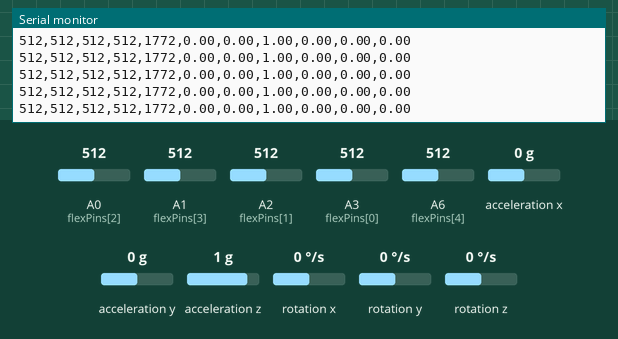
A sketch run on a simulated Arduino Nano, built with avr-gcc and run on an emulated ATmega328P. Parts: the last lines printed to the serial monitor. Wiring (inferred from the names in the program): MPU-6050 motion sensor at I2C address 0x68. The test bench sets the inputs (shaded band); at power-on: rotation x 0 °/s, A0 (flexPins[2]) = 512, A1 (flexPins[3]) = 512, A2 (flexPins[1]) = 512, A3 (flexPins[0]) = 512, A6 (flexPins[4]) = 512, acceleration x 0 g, acceleration y 0 g, acceleration z 1 g, rotation y 0 °/s, rotation z 0 °/s.

Above: at 1.2 s.
1.3 s: rotation x set to -192 °/s
At 1.35 s:
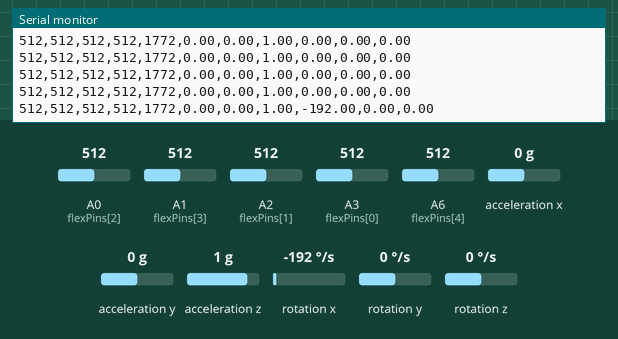
4.3 s: A0 (flexPins[2]) set to 716
At 4.31 s:
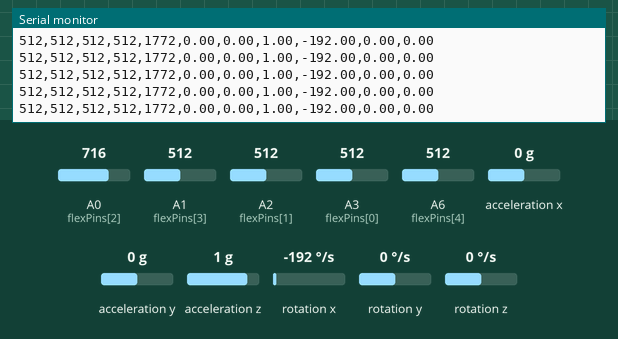
5.8 s: A1 (flexPins[3]) set to 716
At 5.81 s:
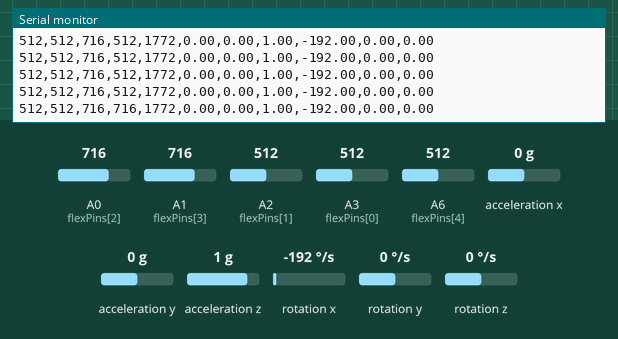
7.3 s: A2 (flexPins[1]) set to 716
At 7.32 s:
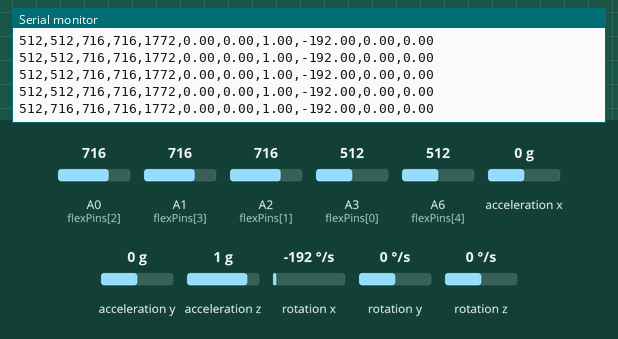
8.8 s: A3 (flexPins[0]) set to 716
At 8.83 s:
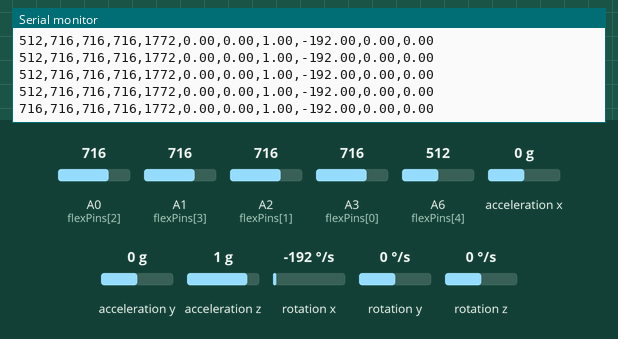
10.3 s: A6 (flexPins[4]) set to 716
At 10.33 s:
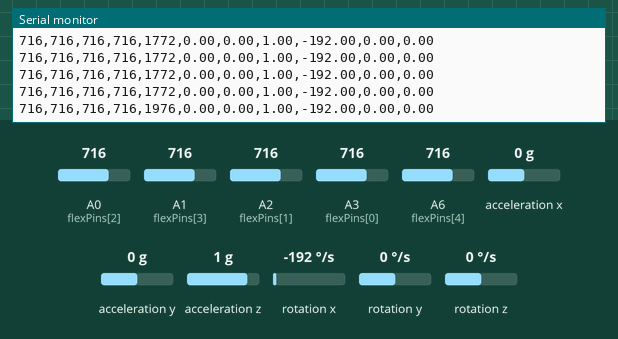

The sketch:

Lectura.ino
```cpp
#include <Wire.h>

const byte MPU = 0x68;

// Sensores flexión
const int flexPins[5] = {A3, A2, A0, A1, A6};

void setup() {
  Serial.begin(115200);
  Wire.begin();

  // Despertar MPU6050
  Wire.beginTransmission(MPU);
  Wire.write(0x6B);
  Wire.write(0);
  Wire.endTransmission(true);

  Serial.println("Sistema iniciado");
}

void loop() {

  // ===== FLEX =====
  int flex[5];

  for (int i = 0; i < 5; i++) {
    flex[i] = analogRead(flexPins[i]);
  }

  // ===== MPU6050 =====
  Wire.beginTransmission(MPU);
  Wire.write(0x3B);
  Wire.endTransmission(false);

  Wire.requestFrom(MPU, 14, true);

  if (Wire.available() < 14) {
    Serial.println("Error leyendo MPU6050");
    return;
  }

  int16_t AcX = Wire.read() << 8 | Wire.read();
  int16_t AcY = Wire.read() << 8 | Wire.read();
  int16_t AcZ = Wire.read() << 8 | Wire.read();

  // Temperatura (no se usa)
  Wire.read();
  Wire.read();

  int16_t GyX = Wire.read() << 8 | Wire.read();
  int16_t GyY = Wire.read() << 8 | Wire.read();
  int16_t GyZ = Wire.read() << 8 | Wire.read();

  // ===== CONVERSIÓN =====

  // Acelerómetro (±2g)
  float Ax = AcX / 16384.0;
  float Ay = AcY / 16384.0;
  float Az = AcZ / 16384.0;

  // Giroscopio (±250°/s)
  float Gx = GyX / 131.0;
  float Gy = GyY / 131.0;
  float Gz = GyZ / 131.0;

  // ===== SALIDA =====

  //Serial.print("F1:");
  Serial.print(flex[0]);
  Serial.print(",");
  //Serial.print("\tF2:");
  Serial.print(flex[1]);
  Serial.print(",");
  //Serial.print("\tF3:");
  Serial.print(flex[2]);
  Serial.print(",");
  //Serial.print("\tF4:");
  Serial.print(flex[3]);
  Serial.print(",");
  //Serial.print("\tF5:");
  int valor = 0;
  if (flex[4]<3000){
    valor = flex[4] + 1260;
  }
  else{
    valor = flex[4] - 20;
  }
  Serial.print(valor);
  Serial.print(",");

  //Serial.print("\tAx:");
  Serial.print(Ax, 2);
  Serial.print(",");

  //Serial.print("\tAy:");
  Serial.print(Ay, 2);
  Serial.print(",");

  //Serial.print("\tAz:");
  Serial.print(Az, 2);
  Serial.print(",");

  //Serial.print("\tGx:");
  Serial.print(Gx, 2);
  Serial.print(",");

  //Serial.print("\tGy:");
  Serial.print(Gy, 2);
  Serial.print(",");

  //Serial.print("\tGz:");
  Serial.println(Gz, 2);

  delay(50);
}
```

Measured:
- after the input at 1.3 s, the serial monitor: prints a new line at once (image 1)
- after the input at 5.8 s, the serial monitor: prints a new line at once (image 3)
- after the input at 7.3 s, the serial monitor: prints a new line at once (image 4)
- after the input at 8.8 s, the serial monitor: prints a new line at once (image 5)
- after the input at 10.3 s, the serial monitor: prints a new line at once (image 6)
